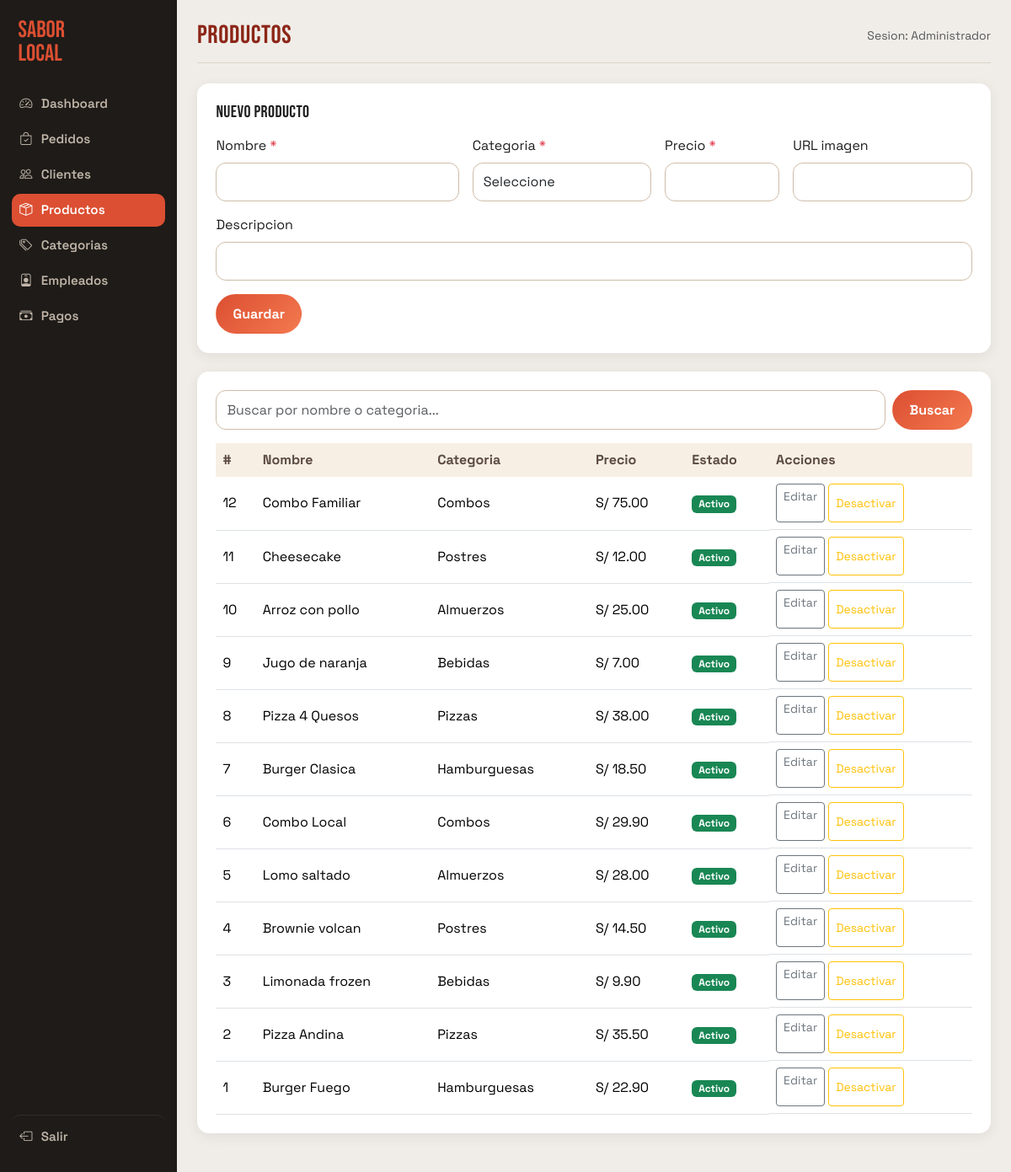
The page /admin/productos.php (signed in) on the database its author committed.
### tables this page shows
CREATE TABLE IF NOT EXISTS productos (
  id           INT UNSIGNED AUTO_INCREMENT PRIMARY KEY,
  categoria_id INT UNSIGNED NOT NULL,
  nombre       VARCHAR(120) NOT NULL,
  descripcion  TEXT,
  precio       DECIMAL(8,2) NOT NULL,
  imagen       VARCHAR(512),
  activo       TINYINT(1) NOT NULL DEFAULT 1,      
  creado_en    TIMESTAMP DEFAULT CURRENT_TIMESTAMP,
  CONSTRAINT fk_producto_categoria
    FOREIGN KEY (categoria_id) REFERENCES categorias(id)
    ON UPDATE CASCADE ON DELETE RESTRICT
);

CREATE TABLE IF NOT EXISTS categorias (
  id          INT UNSIGNED AUTO_INCREMENT PRIMARY KEY,
  nombre      VARCHAR(80) NOT NULL UNIQUE,
  slug        VARCHAR(80) NOT NULL UNIQUE,
  activo      TINYINT(1) NOT NULL DEFAULT 1
);

### model/Producto.php (called while the page is built, shortened)
<?php
class Producto
{
    public static function todos(string $buscar = ''): array
    {
        $sql = "SELECT p.*, c.nombre AS categoria_nombre
                FROM productos p JOIN categorias c ON c.id = p.categoria_id";
        $db = getDB();
        if ($buscar !== '') {
            $stmt = $db->prepare($sql . " WHERE p.nombre LIKE ? OR c.nombre LIKE ? ORDER BY p.id DESC");
            $like = "%$buscar%";
            $stmt->execute([$like, $like]);
        } else {
            $stmt = $db->query($sql . " ORDER BY p.id DESC");
        }
        return $stmt->fetchAll();
    }
}

### admin/productos.php (the view, shortened to what this page needs)
<?php
require_once '../model/Producto.php';
$editId      = (int)($_GET['editar'] ?? 0);
$editItem    = $editId ? Producto::porId($editId) : null;
$buscar      = trim($_GET['buscar'] ?? '');
$productos   = Producto::todos($buscar);
include '../views/layouts/admin_head.php';
?>
<div class="admin-card">
  <h2 class="h5 mb-3"><?= $editItem ? 'Editar producto' : 'Nuevo producto' ?></h2>
  <form method="POST" class="row g-3">
    <div class="col-12 col-md-4">
      <label class="form-label">Nombre <span class="text-danger">*</span></label>
      <input type="text" name="nombre" class="form-control" required value="<?= htmlspecialchars($editItem['nombre'] ?? '') ?>">
    </div>
    <div class="col-12 col-md-3">
      <label class="form-label">Categoria <span class="text-danger">*</span></label>
      <select name="categoria_id" class="form-select" required>
        <option value="">Seleccione</option>
      </select>
    </div>
    <div class="col-12 col-md-2">
      <label class="form-label">Precio <span class="text-danger">*</span></label>
      <input type="number" name="precio" class="form-control" step="0.01" min="0" required value="<?= $editItem['precio'] ?? '' ?>">
    </div>
    <div class="col-12 col-md-3">
      <label class="form-label">URL imagen</label>
      <input type="url" name="imagen" class="form-control" value="<?= htmlspecialchars($editItem['imagen'] ?? '') ?>">
    </div>
    <div class="col-12">
      <label class="form-label">Descripcion</label>
      <input type="text" name="descripcion" class="form-control" value="<?= htmlspecialchars($editItem['descripcion'] ?? '') ?>">
    </div>
    <div class="col-12 d-flex gap-2">
      <button class="btn btn-main" type="submit">Guardar</button>
    </div>
  </form>
</div>
<div class="admin-card">
  <form class="d-flex gap-2 mb-3" method="GET">
    <input type="search" name="buscar" class="form-control" value="<?= htmlspecialchars($buscar) ?>" placeholder="Buscar por nombre o categoria...">
    <button class="btn btn-main" type="submit">Buscar</button>
  </form>
  <div class="table-responsive">
    <table class="table align-middle mb-0">
      <thead>
        <tr><th>#</th><th>Nombre</th><th>Categoria</th><th>Precio</th><th>Estado</th><th>Acciones</th></tr>
      </thead>
      <tbody>
        <?php foreach ($productos as $p): ?>
        <tr>
          <td><?= $p['id'] ?></td>
          <td><?= htmlspecialchars($p['nombre']) ?></td>
          <td><?= htmlspecialchars($p['categoria_nombre']) ?></td>
          <td>S/ <?= number_format($p['precio'], 2) ?></td>
          <td><span class="badge <?= $p['activo'] ? 'bg-success' : 'bg-secondary' ?>"><?= $p['activo'] ? 'Activo' : 'Inactivo' ?></span></td>
          <td class="d-flex gap-1 flex-wrap">
            <a href="?editar=<?= $p['id'] ?>" class="btn btn-sm btn-outline-secondary">Editar</a>
            <form method="POST" class="d-inline">
              <button class="btn btn-sm <?= $p['activo'] ? 'btn-outline-warning' : 'btn-outline-success' ?>" type="submit">
                <?= $p['activo'] ? 'Desactivar' : 'Activar' ?>
              </button>
            </form>
          </td>
        </tr>
        <?php endforeach; ?>
      </tbody>
    </table>
  </div>
</div>
<?php include '../views/layouts/admin_foot.php'; ?>

### assets/css/styles.css (style rules this page uses)
:root { --bg: #f7efe4; --paper: #fffdf8; --ink: #1f1f21; --muted: #6c6f76; --brand: #dc4f32; --brand-dark: #8c2618; --accent: #fdc65e; --ok: #2b8742; --radius: 18px; --radius-sm: 12px; --shadow-soft: 0 12px 30px rgba(45, 31, 26, 0.08); --shadow-hover: 0 18px 34px rgba(45, 31, 26, 0.16); }
* { box-sizing: border-box; }
body { margin: 0; font-family: "Space Grotesk", sans-serif; background: radial-gradient(circle at 20% -10%, #ffd08f 0%, #f7efe4 35%) no-repeat, linear-gradient(180deg, #f7efe4, #f8f5ee 40%, #efe7dc 100%); color: var(--ink); min-height: 100vh; }
h1, h2, h3, .brand { font-family: "Bebas Neue", sans-serif; letter-spacing: 0.02em; }
.btn, .form-control, .form-select, textarea { min-height: 46px; }
.btn-main, .btn-admin { background: linear-gradient(135deg, var(--brand), #f3794f); color: #fff; border: 1px solid transparent; border-radius: 999px; padding: 0.65rem 1.2rem; font-weight: 700; }
.form-control, .form-select, textarea { border-radius: 12px; border: 1px solid #cebca7; background: #fff; font-size: 1rem; }

### assets/css/admin.css (style rules this page uses)
body.is-admin { background: #f0ede8 !important; font-family: "Space Grotesk", sans-serif; }
.admin-card { background: #fff; border-radius: 14px; padding: 1.4rem; box-shadow: 0 4px 16px rgba(30, 27, 24, 0.07); margin-bottom: 1.4rem; }
.table > thead > tr > th { font-weight: 700; background: #f7efe4; color: #5b4a40; border-bottom: none; }

### rows shown on the page
productos: id "12", nombre "Combo Familiar", categoria.nombre "Combos", precio "75.00", activo "Activo"
productos: id "11", nombre "Cheesecake", categoria.nombre "Postres", precio "12.00", activo "Activo"
productos: id "10", nombre "Arroz con pollo", categoria.nombre "Almuerzos", precio "25.00", activo "Activo"
productos: id "9", nombre "Jugo de naranja", categoria.nombre "Bebidas", precio "7.00", activo "Activo"
productos: id "8", nombre "Pizza 4 Quesos", categoria.nombre "Pizzas", precio "38.00", activo "Activo"
productos: id "7", nombre "Burger Clasica", categoria.nombre "Hamburguesas", precio "18.50", activo "Activo"
productos: id "6", nombre "Combo Local", categoria.nombre "Combos", precio "29.90", activo "Activo"
productos: id "5", nombre "Lomo saltado", categoria.nombre "Almuerzos", precio "28.00", activo "Activo"
productos: id "4", nombre "Brownie volcan", categoria.nombre "Postres", precio "14.50", activo "Activo"
productos: id "3", nombre "Limonada frozen", categoria.nombre "Bebidas", precio "9.90", activo "Activo"
productos: id "2", nombre "Pizza Andina", categoria.nombre "Pizzas", precio "35.50", activo "Activo"
productos: id "1", nombre "Burger Fuego", categoria.nombre "Hamburguesas", precio "22.90", activo "Activo"

### other values the page prints
$nav['label'] "Dashboard"
$nav['label'] "Pedidos"
$nav['label'] "Clientes"
$nav['label'] "Productos"
$nav['label'] "Categorias"
$nav['label'] "Empleados"
$nav['label'] "Pagos"
$pageTitle "Productos"
$_SESSION['usuario_nombre'] "Administrador"
